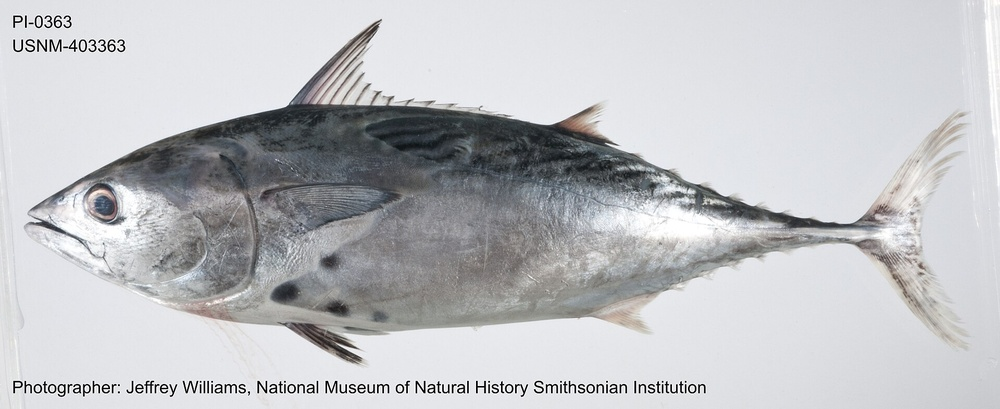
#> input picture data/sources/euthynnus_affinis_USNM-403363.jpg, 1000 x 409 px, shrunk from 1920 x 785 before the run; its folder holds only this picture in this run
$ python make_cutouts.py
#> lines starting #> are read from the running program, lines starting #| are printed output that depends on the picture; after the words box and inside, x2 and y2 are one past the last pixel; in counts of white or black regions, pixels touching at a corner belong together
"""Cut the fish out of the public-domain specimen photos (light grey backgrounds) with GrabCut.
Writes data/cutouts/<name>.png (RGBA) used by the synthetic benchmark."""
import glob, os, sys
import cv2
import numpy as np

SRC = sys.argv[1] if len(sys.argv) > 1 else "data/sources"
OUT = sys.argv[2] if len(sys.argv) > 2 else "data/cutouts"
os.makedirs(OUT, exist_ok=True)

for f in sorted(glob.glob(f"{SRC}/*.jpg")):
    im = cv2.imread(f)
#> im is the input picture: shape (409, 1000, 3); mean B, G, R 196.2, 193.1, 192.1
    h, w = im.shape[:2]
#> h = 409; w = 1000
    lab = cv2.cvtColor(im, cv2.COLOR_BGR2LAB).astype(np.float32)
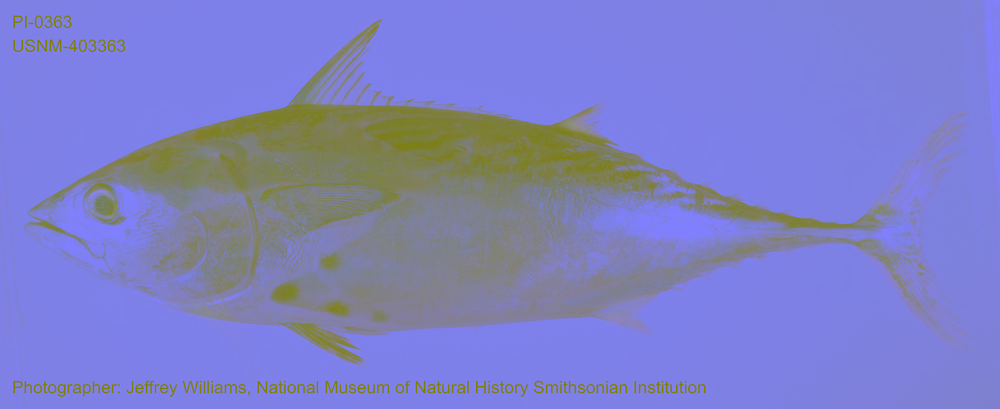
#> lab: shape (409, 1000, 3) float32; mean B, G, R 197.6, 128.1, 126.6
    border = np.concatenate([lab[:10].reshape(-1, 3), lab[-10:].reshape(-1, 3), lab[:, :10].reshape(-1, 3), lab[:, -10:].reshape(-1, 3)])
    dist = np.linalg.norm(lab - np.median(border, 0), axis=2)
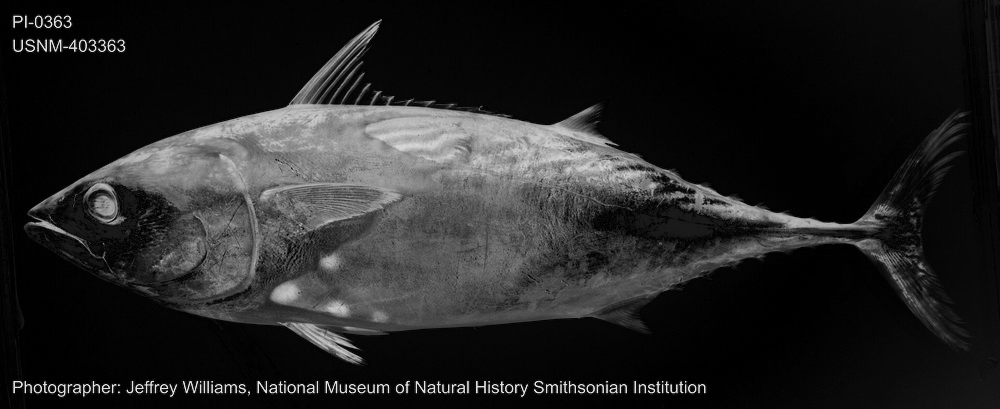
#> dist: shape (409, 1000) float32; min 0, max 229, mean 35.2
    rough = (dist > 18).astype(np.uint8)
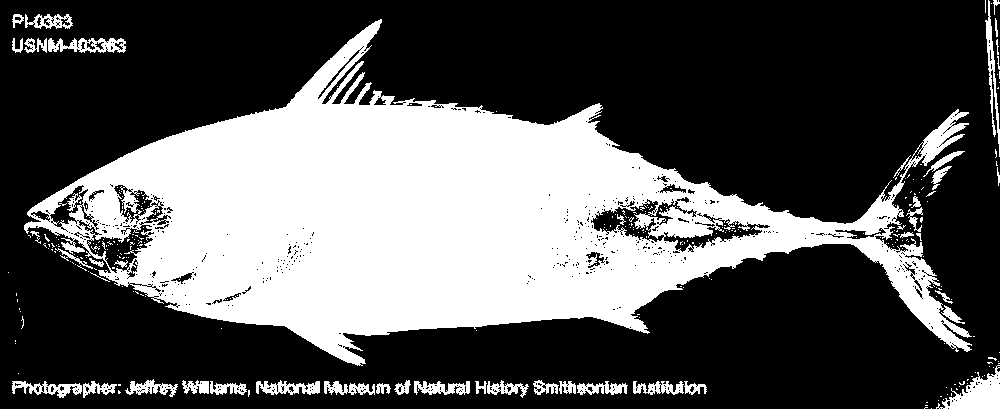
#> rough: shape (409, 1000); values 0 (black) and 1 (white), 34.3% white; 298 white regions (252 under 20 px), largest, box (x1, y1, x2, y2) and area: (24, 19, 972, 366) 129323, (936, 365, 1000, 409) 1358, (48, 38, 126, 53) 690
    rough = cv2.morphologyEx(rough, cv2.MORPH_OPEN, np.ones((5, 5), np.uint8))
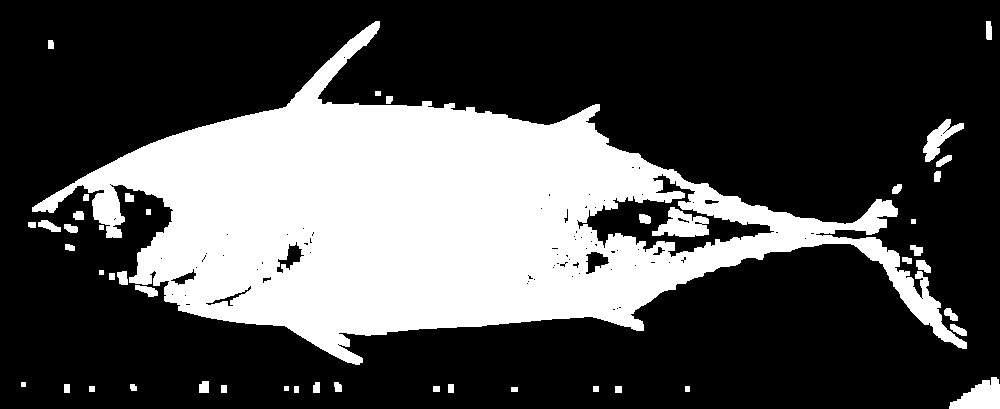
#> rough: shape (409, 1000); values 0 (black) and 1 (white), 30.3% white; 47 white regions, largest, box (x1, y1, x2, y2) and area: (32, 21, 967, 365) 118418, (949, 377, 1000, 409) 1042, (652, 207, 709, 237) 1006
    n, lbl, stats, _ = cv2.connectedComponentsWithStats(rough)
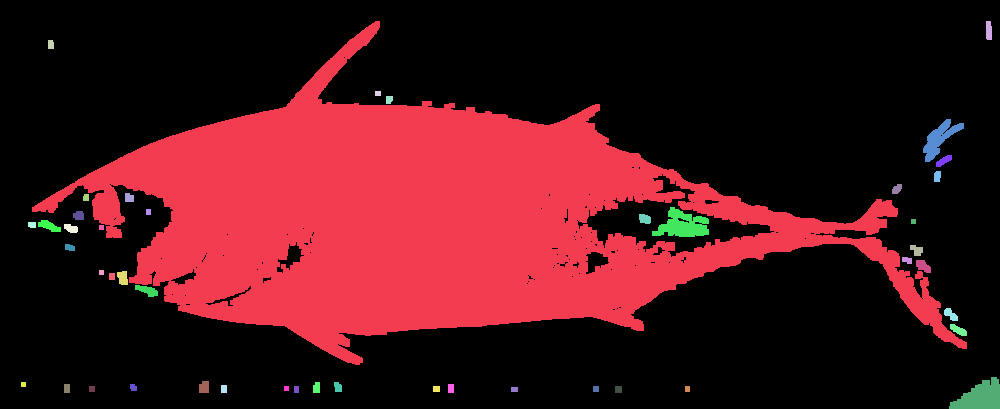
#> lbl: shape (409, 1000) int32; 48 distinct labels, from 0 to 47; one colour per label, 0 black
#> n = 48; stats = 48 rows, first 6: [0, 0, 1000, 409, 284985], [32, 21, 935, 344, 118418], [986, 21, 6, 19, 108], [48, 40, 6, 9, 52], [375, 91, 6, 5, 30], [386, 96, 7, 8, 51]
    big = 1 + np.argmax(stats[1:, cv2.CC_STAT_AREA])  # the fish is the largest blob; tags/rulers are smaller
#> big = 1
    x, y, bw, bh = stats[big, :4]
#> x = 32; y = 21; bw = 935; bh = 344
    gc = np.full((h, w), cv2.GC_BGD, np.uint8)
    pad = 25
    gc[max(0, y - pad):y + bh + pad, max(0, x - pad):x + bw + pad] = cv2.GC_PR_BGD
    gc[lbl == big] = cv2.GC_PR_FGD
    gc[cv2.erode((lbl == big).astype(np.uint8), np.ones((15, 15), np.uint8)) > 0] = cv2.GC_FGD
    cv2.grabCut(im, gc, None, np.zeros((1, 65)), np.zeros((1, 65)), 4, cv2.GC_INIT_WITH_MASK)
    m = np.isin(gc, (cv2.GC_FGD, cv2.GC_PR_FGD)).astype(np.uint8)
    n, lbl, stats, _ = cv2.connectedComponentsWithStats(m)
    m = (lbl == 1 + np.argmax(stats[1:, cv2.CC_STAT_AREA])).astype(np.uint8)
    cnts, _ = cv2.findContours(m, cv2.RETR_EXTERNAL, cv2.CHAIN_APPROX_NONE)
    m = cv2.drawContours(np.zeros_like(m), cnts, -1, 1, -1)  # fill holes (eye, glare)
    x, y, bw, bh = cv2.boundingRect(m)
    rgba = np.dstack([im, m * 255])[y:y + bh, x:x + bw]
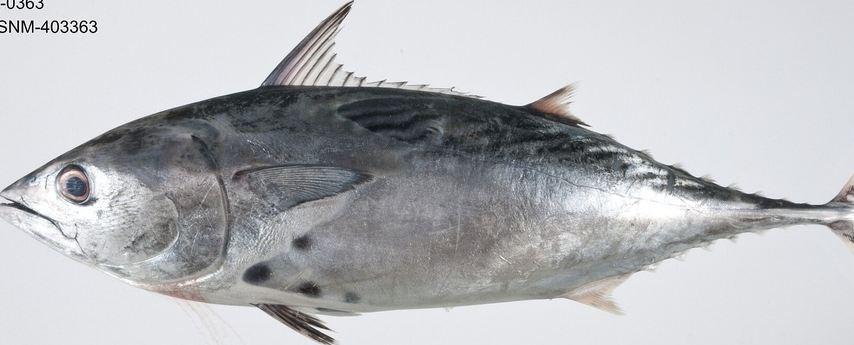
#> rgba: shape (345, 854, 4); mean B, G, R, A 187.3, 184.3, 183.2, 110.9
    name = os.path.splitext(os.path.basename(f))[0]
    cv2.imwrite(f"{OUT}/{name}.png", rgba)
    print(f"{name:40s} crop {bw}x{bh} aspect {bw / bh:.2f} fill {m.sum() / (bw * bh):.2f}")

$ run again, on data/sources/katsuwonus_pelamis_USNM-443178.jpg
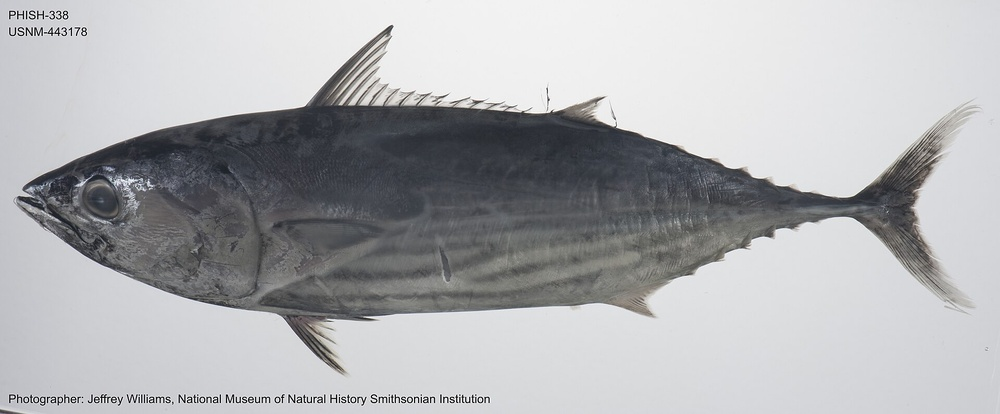
#> input picture data/sources/katsuwonus_pelamis_USNM-443178.jpg, 1000 x 414 px, shrunk from 1920 x 795 before the run
#> im is the input picture: shape (414, 1000, 3); mean B, G, R 177.9, 175.5, 174.7
#> `n, lbl, stats, _ = cv2.connectedComponentsWithStats(rough)`:
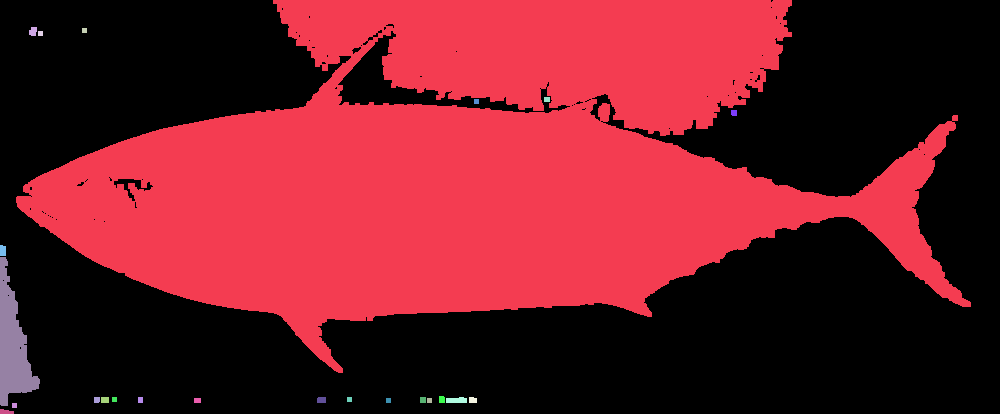
#> lbl: shape (414, 1000) int32; 25 distinct labels, from 0 to 24; one colour per label, 0 black
#> n = 25; stats = 25 rows, first 6: [0, 0, 1000, 414, 227015], [16, 0, 955, 373, 183142], [29, 27, 8, 9, 60], [82, 28, 5, 5, 25], [38, 31, 5, 5, 25], [544, 97, 6, 5, 30]
#> big = 1
#> x = 16; y = 0; bw = 955; bh = 373
#> `rgba = np.dstack([im, m * 255])[y:y + bh, x:x + bw]`:
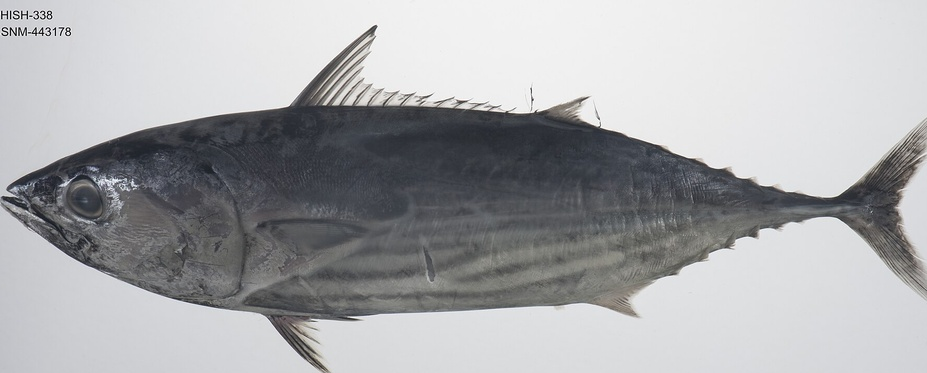
#> rgba: shape (373, 927, 4); mean B, G, R, A 171.5, 169.2, 168.5, 143.5

$ run again, on data/sources/euthynnus_affinis_USNM-443207.jpg
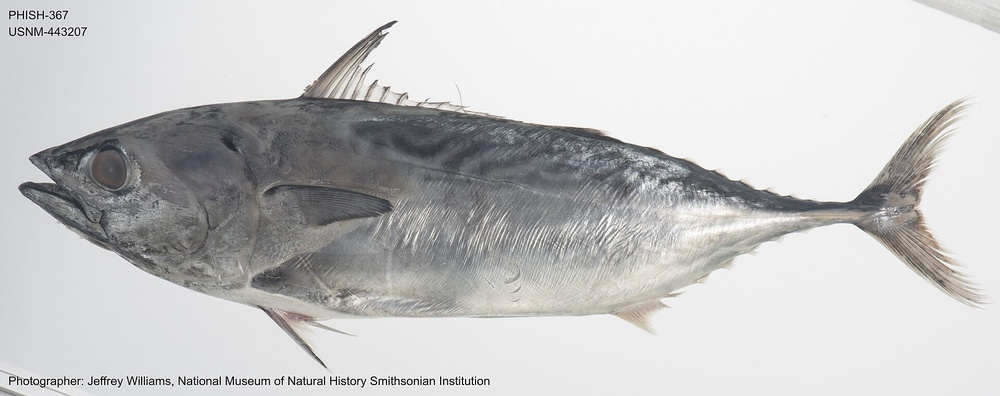
#> input picture data/sources/euthynnus_affinis_USNM-443207.jpg, 1000 x 396 px, shrunk from 1920 x 761 before the run
#> im is the input picture: shape (396, 1000, 3); mean B, G, R 197.4, 197.2, 197.4
#> `n, lbl, stats, _ = cv2.connectedComponentsWithStats(rough)`:
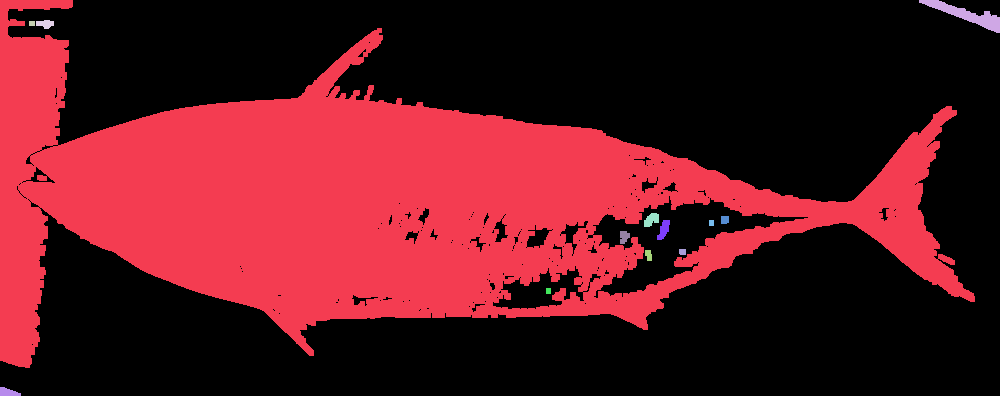
#> lbl: shape (396, 1000) int32; 14 distinct labels, from 0 to 13; one colour per label, 0 black
#> n = 14; stats = 14 rows, first 6: [0, 0, 1000, 396, 250085], [0, 0, 975, 368, 144170], [919, 0, 81, 33, 837], [29, 21, 6, 5, 30], [36, 20, 18, 9, 115], [644, 213, 15, 14, 148]
#> big = 1
#> x = 0; bw = 975; bh = 368
#> `rgba = np.dstack([im, m * 255])[y:y + bh, x:x + bw]`:
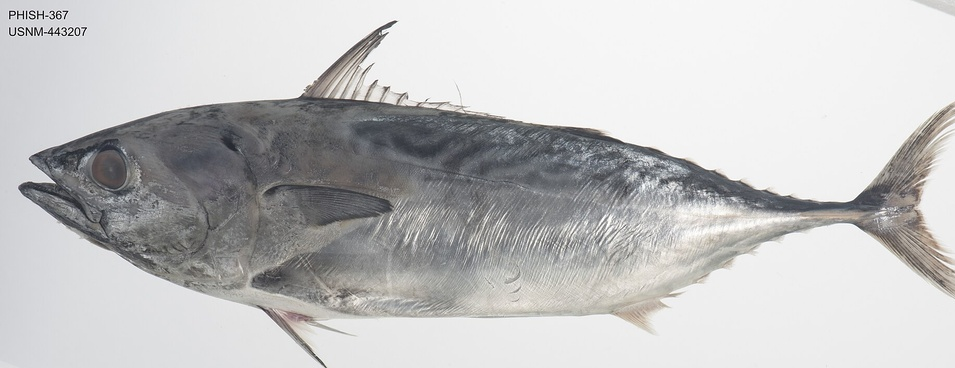
#> rgba: shape (368, 955, 4); mean B, G, R, A 193.9, 193.6, 193.8, 112.3
